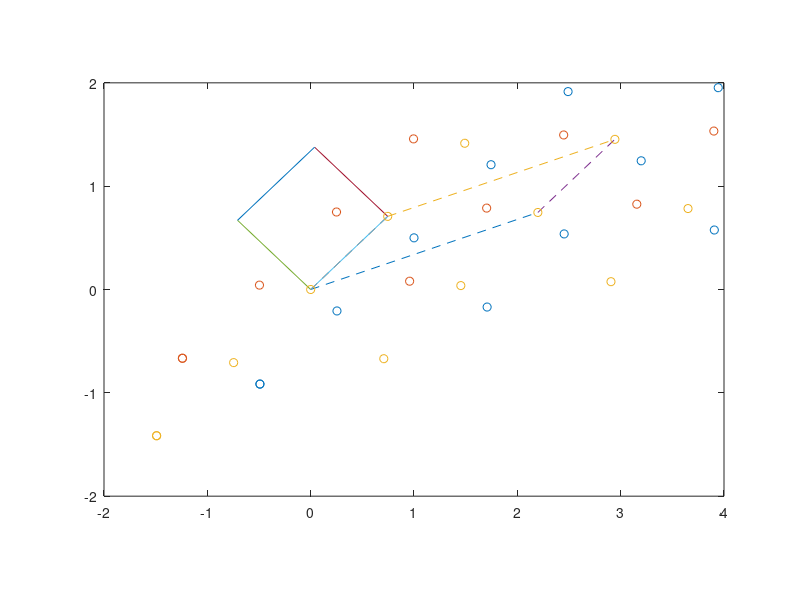

Source code (MATLAB):
L = eye(2);
clf
% plot([0,L(1,1)],[0,L(1,2)]);hold on;plot([0,L(2,1)],[0,L(2,2)])
M3 = [1,2;0,1];
M2 = [1,0;2,1];
M6 = [1,0;2,1];
M4 = [1,1;1,2];
M5 = [2,-2;-2,3];
M7 = [-1,2;0,1];
M8 = [1,1;0,1];
M9 = [1,0;1,1];

A = [1,1;1,-1];
L2 = L*expm(A*.65);
plot([0,L2(1,1)],[0,L2(1,2)],'--');hold on;plot([0,L2(2,1)],[0,L2(2,2)],'--')
plot([0,L2(1,1)]+ L2(2,1),[0,L2(1,2)]+L2(2,2),'--');hold on;plot([0,L2(2,1)]+L2(1,1),[0,L2(2,2)]+L2(1,2),'--')
% L3 = inv(M8)*L2;
L3 = (M7)*L2;
% L3 = inv(M3)*L2;
plot([0,L3(1,1)],[0,L3(1,2)]);hold on;plot([0,L3(2,1)],[0,L3(2,2)])
plot([0,L3(1,1)] + L3(2,1),[0,L3(1,2)] + L3(2,2) );hold on;plot([0,L3(2,1)]+L3(1,1),[0,L3(2,2)]+L3(1,2))

axis([-2,4,-2,2])
pbaspect([1.5,1,1])

disp([abs(acos(dot(L2(:,1),L2(:,2))/(norm(L2(:,1))*norm(L2(:,2))))/pi*180-90), ...
    abs(acos(dot(L3(:,1),L3(:,2))/(norm(L3(:,1))*norm(L3(:,2))))/pi*180-90)])

p = zeros(2,16);
p2= p;
p3= p;

p(:,1) = [1,.5] - 0*[L2(1,1),L2(2,1)] - 2*[L2(1,2),L2(2,2)];
p2(:,1) = [0.25,.75] - 0*[L2(1,1),L2(2,1)] - 2*[L2(1,2),L2(2,2)];
p3(:,1) = [0,0] - 0*[L2(1,1),L2(2,1)] - 2*[L2(1,2),L2(2,2)];

it = 1;
for i = 0:4
    for j = 0:4
        it = it + 1;
        p(:,it) = p(:,1)  + i*[L2(1,1);L2(2,1)];
        p(:,it) = p(:,it) + j*[L2(1,2);L2(2,2)];
        p2(:,it) = p2(:,1)  + i*[L2(1,1);L2(2,1)];
        p2(:,it) = p2(:,it) + j*[L2(1,2);L2(2,2)];
        p3(:,it) = p3(:,1)  + i*[L2(1,1);L2(2,1)];
        p3(:,it) = p3(:,it) + j*[L2(1,2);L2(2,2)];
        
    end
end

scatter(p(1,:),p(2,:))
scatter(p2(1,:),p2(2,:))
scatter(p3(1,:),p3(2,:))
